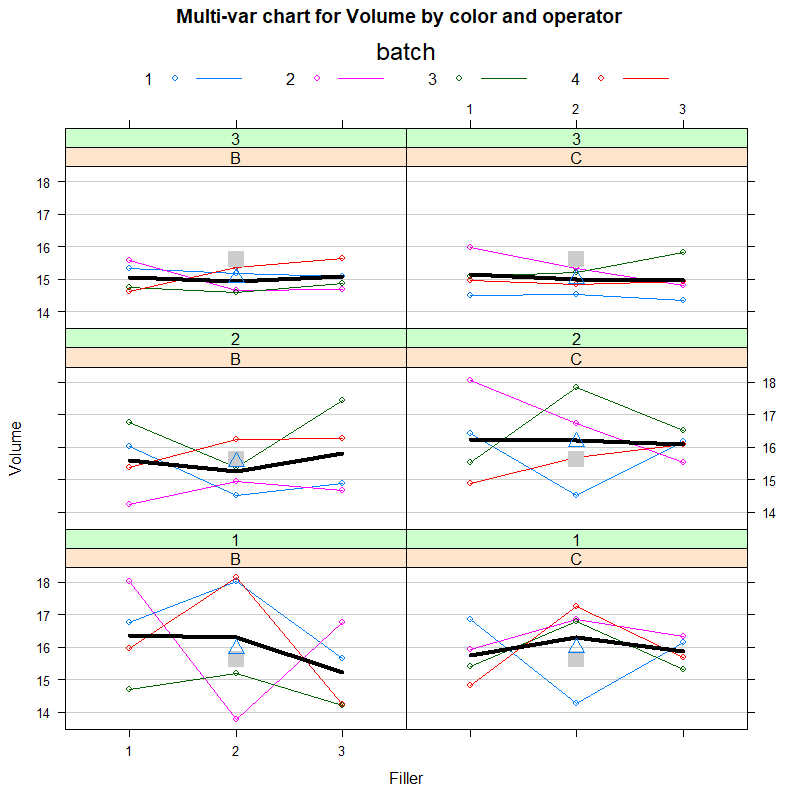

Generate this figure with R:
### MULTIVARIATE CHART ###

# Import SixSigma library
library(SixSigma)

# Import lattice library
require(lattice)

# Compute overall mean
o.mean <- mean(ss.data.pc.big$volume)

# Build multivariate chart
mvChart <- xyplot(volume ~ filler |                                  # type in response ~ categorical variable 1 
                  col * operator,                                    # type in categorical variable 2 * categorical variable 3 
                  main = "",                                         # type in the chart title
                  xlab = "",                                         # type in the x-axis label
                  ylab = "",                                         # type in the y-axis label
                  data = ,                                           # type in the data frame name  
                  groups = ,                                         # specify the groups column from the data frame
                  panel = function (x, y, ldots,                     # create a function with x, y, ldots...  
                                    groups, subscripts){             # groups and subscripts as arguments
                    # horizontal lines
                    panel.grid(h = -1,                               # do not modify this line of code
                               v = 0,                                # do not modify this line of code
                               col = "#CCCCCC")                      # set the horizontal lines color
                    # points and lines for measurements
                    panel.stripplot(x, y,                            # do not modify this line of code
                                    groups = groups,                 # do not modify this line of code
                                    subscripts = subscripts,         # do not modify this line of code
                                    type = "b")                      # do not modify this line of code
                    # this line is for the mean of all the batches
                    # for each color, operator and filler
                    panel.linejoin(x, y,                             # do not modify this line of code
                                   groups = groups,                  # do not modify this line of code
                                   subscripts = subscripts,          # do not modify this line of code
                                   horizontal = FALSE,               # do not modify this line of code
                                   col = "#000000",                  # do not modify this line of code
                                   type = "a",                       # do not modify this line of code
                                   lwd = 4)                          # do not modify this line of code
                    # A square for the overall mean
                    panel.points(mean(as.numeric(x)), o.mean,        # do not modify this line of code
                                 cex = 2,                            # cex refers to the point size
                                 pch = 15,                           # pch refers to the symbol shape
                                 col = "#CCCCCC")                    # set the point color
                    # this is for the mean inside each subplot
                    panel.points(mean(as.numeric(x)), mean(y),       # do not modify this line of code
                                 cex = 1.5,                          # cex refers to the point size
                                 pch = 2)                            # pch refers to the symbol shape
                  },
                  # this is for the legend above the chart
                  auto.key = list(title = "batch",                   # type in the title of the legend above the chart
                                  lines = TRUE,                      # set lines = TRUE
                                  points = TRUE,                     # set points =  TRUE
                                  columns = 4))                      # specify the total number of factors of the batch column

# Print chart
print(mvChart)

# EXAMPLE

library(SixSigma)
require(lattice)

o.mean <- mean(ss.data.pc.big$volume)
mvChart <- xyplot(volume ~ filler |  col * operator,
                  main = "Multi-var chart for Volume by color and operator",
                  xlab = "Filler",
                  ylab = "Volume",
                  data = ss.data.pc.big,
                  groups = batch,
                  panel = function (x, y, ldots,
                                    groups, subscripts){
                    # horizontal lines
                    panel.grid(h = -1,
                               v = 0,
                               col = "#CCCCCC")
                    # points and lines for measurements
                    panel.stripplot(x, y,
                                    groups = groups,
                                    subscripts = subscripts,
                                    type = "b")
                    # this line is for the mean of all the batches
                    # for each color, operator and filler
                    panel.linejoin(x, y,
                                   groups = groups,
                                   subscripts = subscripts,
                                   horizontal = FALSE,
                                   col = "#000000",
                                   type = "a",
                                   lwd = 4)
                    # A square for the overall mean
                    panel.points(mean(as.numeric(x)), o.mean,
                                 cex = 2,
                                 pch = 15,
                                 col = "#CCCCCC")
                    # this is for the mean inside each subplot
                    panel.points(mean(as.numeric(x)), mean(y),
                                 cex = 1.5,
                                 pch = 2)
                  },
                  # this is for the legend above the chart
                  auto.key = list(title = "batch",
                                  lines = TRUE,
                                  points = TRUE,
                                  columns = 4))
print(mvChart)
